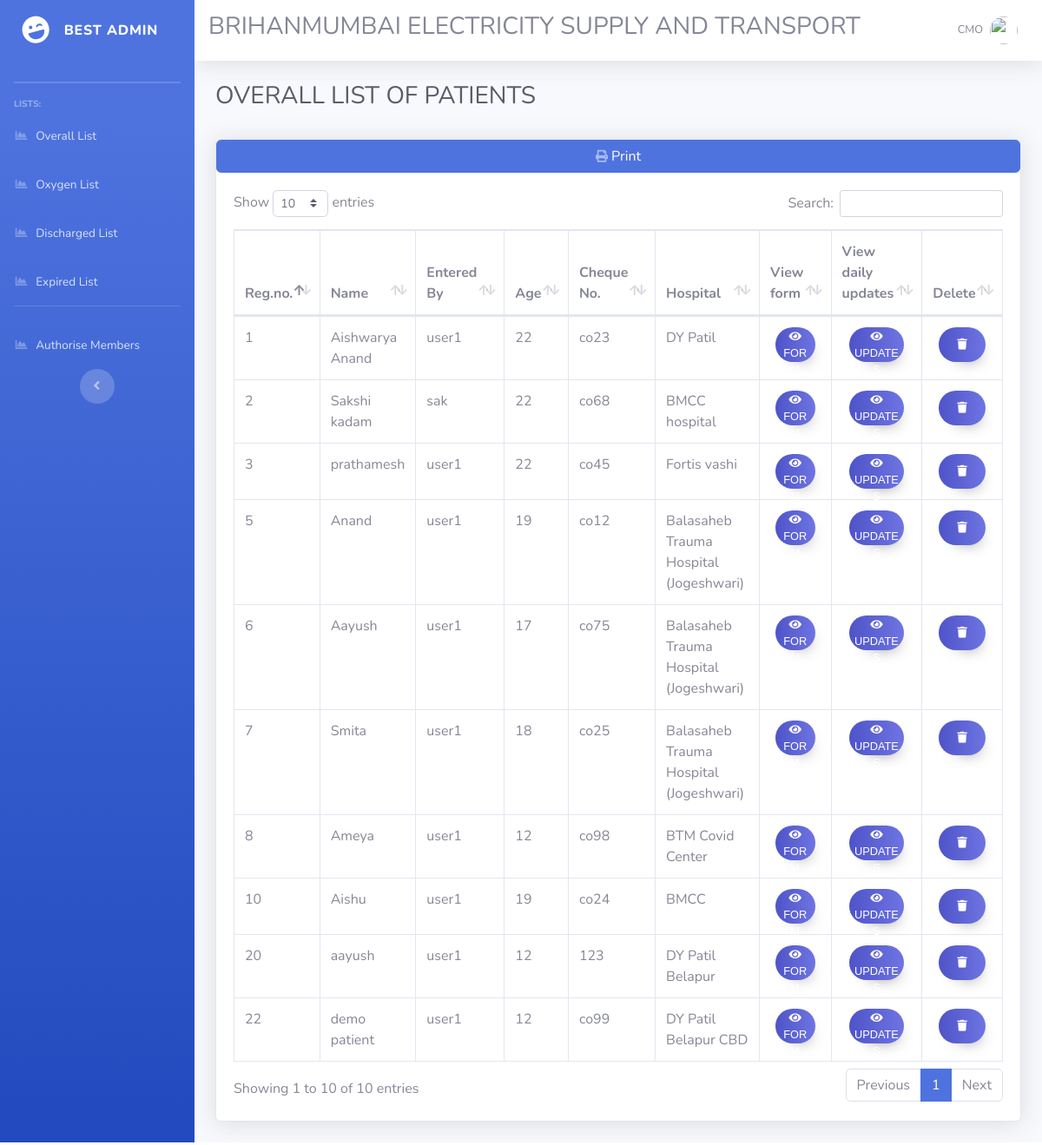
Screenshot of /cmo/Overall-List.php (signed in) with the database file from the repository.
### tables this page shows
CREATE TABLE `staff_details` (
  `regis_no` int(11) NOT NULL,
  `com_id` varchar(20) NOT NULL,
  `name` varchar(50) DEFAULT NULL,
  `age` int(11) DEFAULT NULL,
  `sex` varchar(10) DEFAULT NULL,
  `cheque_no` varchar(25) DEFAULT NULL,
  `mobile_no` bigint(12) DEFAULT NULL,
  `designation` varchar(30) DEFAULT NULL,
  `department` varchar(30) DEFAULT NULL,
  `depot` varchar(100) DEFAULT NULL,
  `addictions` varchar(100) DEFAULT NULL,
  `address` varchar(100) DEFAULT NULL,
  `comorbidity` varchar(100) DEFAULT NULL,
  `last_working` varchar(20) DEFAULT NULL,
  `travel_history` varchar(50) DEFAULT NULL,
  `exposure` varchar(100) DEFAULT NULL,
  `symptoms` varchar(100) DEFAULT NULL,
  `testing_date` varchar(20) DEFAULT NULL,
  `hospital` varchar(50) DEFAULT NULL,
  `admission_date` varchar(20) DEFAULT NULL,
  `oxygen` varchar(10) DEFAULT NULL,
  `discharge` varchar(10) DEFAULT NULL,
  `dis_date` varchar(10) DEFAULT NULL,
  `dis_no` varchar(20) DEFAULT NULL,
  `family` varchar(100) DEFAULT NULL,
  `followup` varchar(100) DEFAULT NULL
);

### cmo/Overall-List.php (the view, shortened to what this page needs)
<?php
include('../connect.php');
$query = "SELECT * FROM `staff_details`";
$result = mysqli_query($conn,$query);
?>
<!DOCTYPE html>
<html lang="en">
<head>
  <link href="../vendor/fontawesome-free/css/all.min.css" rel="stylesheet" type="text/css">
  <link href="../css/sb-admin-2.min.css" rel="stylesheet">
  <link href="../vendor/datatables/dataTables.bootstrap4.min.css" rel="stylesheet">
  <link rel="stylesheet" type="text/css" media="print" href="../print.css">
</head>
<body id="page-top">
  <div id="wrapper">
    <ul class="navbar-nav bg-gradient-primary sidebar sidebar-dark accordion" id="accordionSidebar">
      <a class="sidebar-brand d-flex align-items-center justify-content-center" href="cmo-db.php">
        <div class="sidebar-brand-icon rotate-n-15">
          <i class="fas fa-laugh-wink"></i>
        </div>
        <div class="sidebar-brand-text mx-3">BEST Admin </div>
      </a>
<br>
      <hr class="sidebar-divider my-0">
      <hr class="sidebar-divider">
      <div class="sidebar-heading">
        Lists:
      </div>
      <li class="nav-item">
        <a class="nav-link" href="Overall-List.php">
          <i class="fas fa-fw fa-chart-area"></i>
          <span>Overall List</span></a>
      </li>
      <li class="nav-item">
        <a class="nav-link" href="Oxygen-List.php">
          <i class="fas fa-fw fa-chart-area"></i>
          <span>Oxygen List</span></a>
      </li>
      <li class="nav-item">
        <a class="nav-link" href="Discharged-List.php">
          <i class="fas fa-fw fa-chart-area"></i>
          <span>Discharged List</span></a>
      </li>
      <li class="nav-item">
        <a class="nav-link" href="Expired-List.php">
          <i class="fas fa-fw fa-chart-area"></i>
          <span>Expired List</span></a>
      </li>
      <hr class="sidebar-divider d-none d-md-block">
      <li class="nav-item">
        <a class="nav-link" href="auth_members.php">
          <i class="fas fa-fw fa-chart-area"></i>
          <span>Authorise Members</span></a>
      </li>
      <div class="text-center d-none d-md-inline">
        <button class="rounded-circle border-0" id="sidebarToggle"></button>
      </div>
    </ul>
    <div id="content-wrapper" class="d-flex flex-column">
      <div id="content">
        <nav class="navbar navbar-expand navbar-light bg-white topbar mb-4 static-top shadow">
            <h3>BRIHANMUMBAI ELECTRICITY SUPPLY AND TRANSPORT</h3>
          <ul class="navbar-nav ml-auto">
            <li class="nav-item dropdown no-arrow">
              <a class="nav-link dropdown-toggle" href="#" id="userDropdown" role="button" data-toggle="dropdown" aria-haspopup="true" aria-expanded="false">
                <span class="mr-2 d-none d-lg-inline text-gray-600 small">CMO</span>
                <img class="img-profile rounded-circle" src="https://source.unsplash.com/QAB-WJcbgJk/60x60">
              </a>
            </li>
          </ul>
        </nav>
        <div class="container-fluid">
          <h1 class="h3 mb-2 text-gray-800">OVERALL LIST OF PATIENTS</h1>
          <br>
          <div class="card shadow mb-4">
          <button onclick="window.print();" class="btn btn-primary" id="print-btn"><i class="fas fa-print fa-sm text-white-50"></i>  Print</button>
            <div class="card-body">
              <div class="table-responsive">
                <table class="table table-bordered" id="dataTable" width="100%" cellspacing="0">
                  <thead>
                    <tr>
                      <th>Reg.no.</th>
                      <th>Name</th>
                      <th>Entered By</th>
                      <th>Age</th>
                      <th>Cheque No.</th>
                      <th>Hospital</th>
                      <th>View form</th>
                      <th>View daily updates</th>
                      <th>Delete</th>
                    </tr>
                  </thead>
                  <tbody>
                <?php while($row = mysqli_fetch_array($result)){?>
                  <tr>
                      <td><?php echo $row['regis_no'];?></td>
                      <td><?php echo $row['name'];?></td>
                      <td><?php echo $row['com_id'];?></td>
                      <td><?php echo $row['age'];?></td>
                      <td><?php echo $row['cheque_no'];?></td>
                      <td><?php echo $row['hospital'];?></td>
                      <form action="viewform.php" method="POST">
                    <?php
                     $regis_no=$row['regis_no'];
                    echo "<td><div class='d-flex justify-content-around'>
                    <button type='submit' class='mybtn' name='submit' value='$regis_no' ><i class='fas fa-eye'></i> FORM
                    </div></td>";
                    ?>
                    </form>
                    <form action="viewupdates.php" method="POST">
                    <?php
                    echo "<td><div class='d-flex justify-content-around'>
                    <button type='submit' class='mybtn' name='submit' value='$regis_no' ><i class='fas fa-eye'></i> UPDATES
                    </div></td>";
                    ?>
                    </form>
                    <form action="delete.php" method="POST">
                    <?php
                    echo "<td><div class='d-flex justify-content-around'>
                    <button type='submit' class='mybtn' name='submit' value='$regis_no' ><i class='fas fa-trash' ></i>
                    </div></td>";
                    echo "</tr>";
                    ?>
                <?php }?>
                  </tbody>
                </table>
              </div>
            </div>
          </div>
        </div>
      </div>
    </div>
  </div>
</body>
</html>

### print.css (style rules this page uses)
#print-btn { display: none; visibility: none; }

### cmo/Overall-List.php (style rules this page uses)
button.mybtn { display: block; width: 80%; height: 40px; border-radius: 25px; outline: none; border: none; text-align: center; background-image: linear-gradient(to right, #4e54c8, #8f94fb); background-size: 200%; font-size: 0.8rem; font-weight:400; color: #fff; font-family: 'Poppins', sans-serif; text-transform: uppercase; cursor: pointer; transition: .5s; -webkit-box-shadow: 7px 10px 18px -15px rgba(0,0,0,0.75); -moz-box-shadow: 7px 10px 18px -15px rgba(0,0,0,0.75); box-shadow: 7px 10px 18px -15px rgba(0,0,0,0.75); }

### rows the page displays
staff_details: regis_no "1", name "Aishwarya Anand", com "user1", age "22", cheque_no "co23", hospital "DY Patil"
staff_details: regis_no "2", name "Sakshi kadam", com "sak", age "22", cheque_no "co68", hospital "BMCC hospital"
staff_details: regis_no "3", name "prathamesh", com "user1", age "22", cheque_no "co45", hospital "Fortis vashi"
staff_details: regis_no "5", name "Anand", com "user1", age "19", cheque_no "co12", hospital "Balasaheb Trauma Hospital (Jogeshwari)"
staff_details: regis_no "6", name "Aayush", com "user1", age "17", cheque_no "co75", hospital "Balasaheb Trauma Hospital (Jogeshwari)"
staff_details: regis_no "7", name "Smita", com "user1", age "18", cheque_no "co25", hospital "Balasaheb Trauma Hospital (Jogeshwari)"
staff_details: regis_no "8", name "Ameya", com "user1", age "12", cheque_no "co98", hospital "BTM Covid Center"
staff_details: regis_no "10", name "Aishu", com "user1", age "19", cheque_no "co24", hospital "BMCC"
staff_details: regis_no "20", name "aayush", com "user1", age "12", cheque_no "123", hospital "DY Patil Belapur"
staff_details: regis_no "22", name "demo patient", com "user1", age "12", cheque_no "co99", hospital "DY Patil Belapur CBD"
